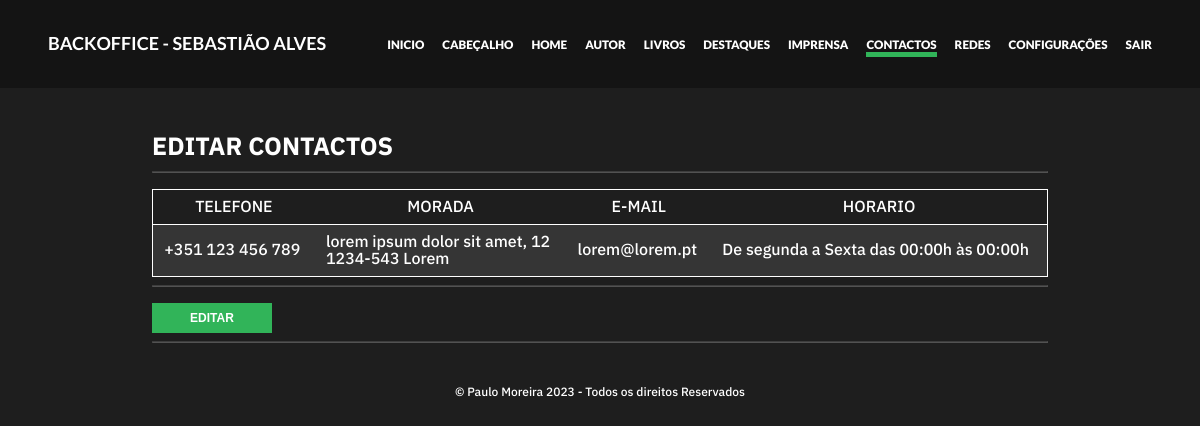
The page /backoffice/views/contactos.php (signed in) on the database its author committed.
### tables this page shows
CREATE TABLE `contactos` (
  `id` int(11) NOT NULL,
  `telefone` varchar(150) NOT NULL,
  `morada` varchar(150) NOT NULL,
  `e_mail` varchar(150) NOT NULL,
  `horario` varchar(150) NOT NULL
);

### config/base_dados.php (called while the page is built, shortened)
<?php
$pdo = new PDO("mysql:dbname=".$base_dados["dbname"].";host=".$base_dados["host"], $base_dados["user"], $base_dados["pass"]);
function selectSQLUnico($sql){
    global $pdo;
    $query = $pdo->query($sql);
    return $query->fetch(PDO::FETCH_ASSOC);
}
?>

### backoffice/views/contactos.php (the view, shortened to what this page needs)
<?php
$contactos = selectSQLUnico("SELECT * FROM contactos");
$form = isset($_GET["edit"]);
?>
<?php require("../componentes/header.php"); ?>
<main>
    <?php if(!$form): ?>
    <div class="caixa">
        <h1>Editar Contactos</h1>
        <hr>
        <table>
            <tr>
                <td>telefone</td>
                <td>morada</td>
                <td>E-mail</td>
                <td>horario</td>
            </tr>
            <tr>
                <td>
                    <?= $contactos["telefone"] ?>
                </td>
                <td>
                    <?= $contactos["morada"] ?>
                </td>
                <td>
                    <?= $contactos["e_mail"] ?>
                </td>
                <td>
                    <?= $contactos["horario"] ?>
                </td>
            </tr>
        </table>
        <hr>
        <a href="contactos.php?edit=true"><button class="saber-mais">editar</button></a>
        <hr>
    </div>
    <?php endif; ?>
</main>
<?php require("../componentes/footer.php") ?>

### style.css (style rules this page uses)
:root { --cinza-1d: #1D1D1D; --cinza-70: #707070; --cinza-4d: #4D4D4D; --dourado-b4: #B47D33; --dourado-b1: #B17E3B; --dourado-a9: #A97339; --laranja: #D59D54; --branco: #FFFFFF; --preto: #000; --ff-menu: 'Lato', sans-serif; --ff-body: 'IBM Plex Sans', sans-serif; --fw-light: 300; --fw-medium: 500; --fw-bold: 700; --fw-black: 900; }
*, *::after, *::before { box-sizing: border-box; }
html { scroll-behavior: smooth; }
body { margin: 0; padding: 0; font-family: var(--ff-body); color: var(--cinza-4d); line-height: 1.1em; }
a { text-decoration: none; color: var(--cinza-4d); }
h1 { font-family: var(--ff-body); font-weight: var(--fw-bold); font-size: 22px; text-transform: uppercase; }
.saber-mais { margin-top: 8px; width: 120px; height: 30px; min-height: 30px !important; text-transform: uppercase; font-weight: bold; font-size: 12px; background-color: var(--dourado-b4); border: none; color: white; }
@media screen and (min-width: 810px) { h1 { font-size: 25px; } }

### backoffice/style_backoffice.css (style rules this page uses)
:root { --bg-dark: rgb(30, 30, 30); --bg-darker: rgb(20, 20, 20); --accent-light: hsl(138, 57%, 45%); --accent-danger: rgb(180, 60, 40); }
h1, h2, h3, h4 { text-transform: uppercase; color: white; }
a { color: white; }
body { background-color: var(--bg-dark); color: white; }
.caixa { text-align: left; padding: 1rem 2rem !important; margin: 1rem 10%; }
hr { opacity: .25; }
.saber-mais { background-color: var(--accent-light); cursor: pointer; }
table { margin-top: 1rem; width: 100%; border-collapse: collapse; text-align: justify; border: 1px solid white; }
td { padding: .5em .7em; }
tr:first-child td { background-color: transparent; border-bottom: 1px solid white; text-transform: uppercase; text-align: center; }
tr:nth-child(even) { background-color: rgba(255, 255, 255, .1); }

### rows shown on the page
contactos: telefone "+351 123 456 789", morada "lorem ipsum dolor sit amet, 12 1234-543 Lorem", e_mail "lorem@lorem.pt", horario "De segunda a Sexta das 00:00h às 00:00h"
